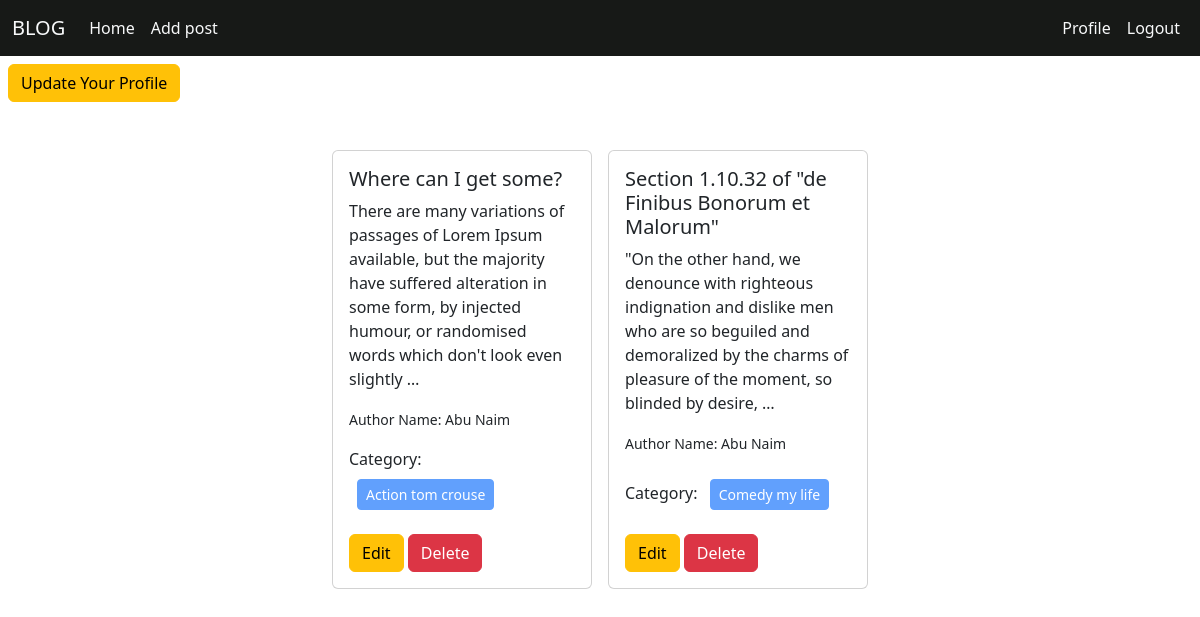
The app's page /author/profile/ (signed in) with its own data.
### post/models.py (models this page shows, shortened)
class Post(models.Model):
    title = models.CharField(max_length = 100)
    content = models.TextField()
    category = models.ManyToManyField(Category)
    author = models.ForeignKey(User, on_delete=models.CASCADE)
    image = models.ImageField(upload_to='post/media/uploads/', blank=True, null= True)

### categories/models.py (models this page shows, shortened)
class Category(models.Model):
    name = models.CharField(max_length = 100)
    slug = models.SlugField(max_length=100, unique=True, null=True, blank=True)

### author/views.py (the view)
# urls.py: path('profile/', views.profile, name='profile'),
@login_required
def profile(request):
    post = Post.objects.filter(author = request.user)
    return render(request, 'profile.html', {'data':post})

### author/templates/profile.html
{% extends 'base.html' %}
{% block content %}
<a class="btn btn-warning mt-2 mx-2" href="{% url 'update_profile' %}">Update Your Profile</a>
<div class="d-flex flex-wrap justify-content-center px-5 py-5">
    {% for post in data %}
    <div class="col-sm-3">
      <div class="card mx-2">
        <div class="card-body">
          <h5 class="card-title">{{ post.title }}</h5>
          <p class="card-text">{{ post.content | truncatewords:30 }}</p>
          <p class="card-text"><small>Author Name: {{post.author.first_name}} {{post.author.last_name}}</small></p>
          <p>Category:
            {% for cat in post.category.all%}
            <button class="btn btn-primary btn-sm disabled m-2">{{cat.name}}</button>
            {% endfor %}
          </p>
          <a href="{% url 'edit_post' post.id %}" class="btn btn-warning">Edit</a>
          <a href="{% url 'delete_post' post.id %}" class="btn btn-danger ">Delete</a>
        </div>
      </div>
    </div>
    {% endfor %}
  </div>
{% endblock %}

### records on screen
Post: title "Where can I get some?", content "There are many variations of passages of Lorem Ipsum available, but the majority have suffered alteration in some form, by injected humour, or randomised words which don't look even slightly …", author.first_name "Abu", author.last_name "Naim"
Category: name "Action tom crouse"
Post: title "Section 1.10.32 of \"de Finibus Bonorum et Malorum\"", content "\"On the other hand, we denounce with righteous indignation and dislike men who are so beguiled and demoralized by the charms of pleasure of the moment, so blinded by desire, …", author.first_name "Abu", author.last_name "Naim"
Category: name "Comedy my life"
